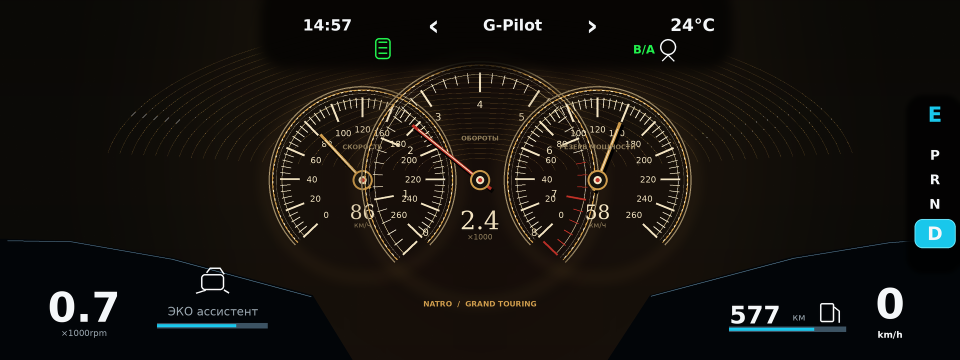
#> input picture docs/instrument-design/v2/a3-chronos-analog.png, 1920 x 720 px, given in place of 02-IMG_8113.jpeg, which was not available (shown at 1/2 size)
$ python composite_v2.py
#> lines starting #> are read from the running program, lines starting #| are printed output that depends on the picture; pictures that were not available may be replaced by others from this repository, and a replacement may not be noted
#!/usr/bin/env python3
"""Place V2 cluster concepts into the user's KX11 photo.

The permanent factory regions are cut out of the warped concept before compositing, so the
photograph's real G-Pilot strip, gear selector and lower telemetry wings remain untouched.
"""

from __future__ import annotations

from pathlib import Path

import numpy as np
from PIL import Image, ImageDraw, ImageEnhance, ImageFilter


ROOT = Path(__file__).resolve().parents[2]
GENERATED = ROOT / "docs" / "instrument-design" / "v2"
PHOTO = ROOT.parent / "upload" / "02-IMG_8113.jpeg"

# Screen glass corners in the supplied 1536×2048 photograph, clockwise from top-left.
SCREEN = [(101, 469), (1293, 540), (1263, 960), (93, 881)]
SOURCE = [(0, 0), (1920, 0), (1920, 720), (0, 720)]


def perspective_coefficients(destination, source):
    matrix = []
    target = []
    for (x, y), (u, v) in zip(destination, source):
        matrix.append([x, y, 1, 0, 0, 0, -u * x, -u * y])
        target.append(u)
        matrix.append([0, 0, 0, x, y, 1, -v * x, -v * y])
        target.append(v)
    return np.linalg.solve(np.asarray(matrix, dtype=float), np.asarray(target, dtype=float))


def cut_out_factory_regions(concept: Image.Image) -> Image.Image:
    alpha = Image.new("L", concept.size, 255)
    draw = ImageDraw.Draw(alpha)
    # Slightly oversized masks preserve the exact photographed pixels around each factory item.
    draw.rounded_rectangle((500, 0, 1495, 148), radius=42, fill=0)
    draw.rounded_rectangle((1795, 165, 1920, 560), radius=30, fill=0)
    # Preserve the factory readouts themselves, not the whole dark wing: the source photo was
    # taken while an Android confirmation dialog was open and its grey backing must disappear.
    draw.rounded_rectangle((20, 515, 292, 720), radius=22, fill=0)
    draw.rounded_rectangle((294, 518, 600, 704), radius=22, fill=0)
    draw.rounded_rectangle((1380, 525, 1708, 710), radius=22, fill=0)
    draw.rounded_rectangle((1702, 500, 1920, 720), radius=22, fill=0)
    # A very small feather hides perspective/photographic softness differences at the boundary.
    alpha = alpha.filter(ImageFilter.GaussianBlur(3))
    concept.putalpha(alpha)
    return concept


def composite(concept_path: Path, output_path: Path) -> None:
    photo = Image.open(PHOTO).convert("RGB")
#> photo is the input picture: PIL image 1920x720 RGB; mean R, G, B 22.5, 19.8, 15.5
    concept = Image.open(concept_path).convert("RGBA")
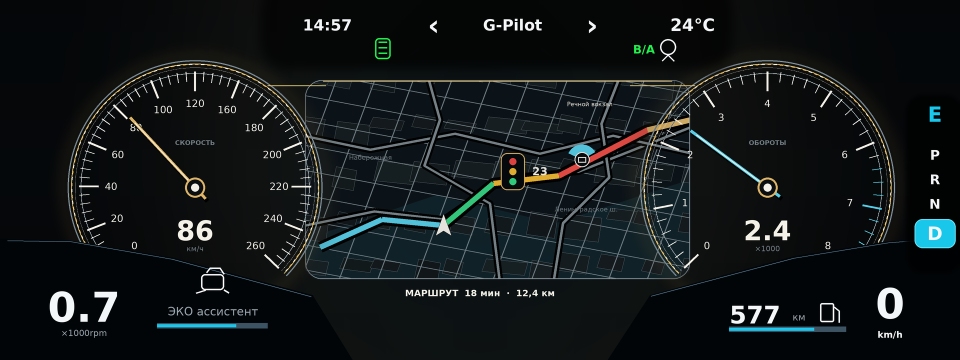
#> input picture docs/instrument-design/v2/a1-aurelia-analog.png, 1920 x 720 px (shown at 1/2 size)
    concept = cut_out_factory_regions(concept)
#> in cut_out_factory_regions, `alpha = Image.new("L", concept.size, 255)`: alpha: PIL image 1920x720 L; every value is 255
#> in cut_out_factory_regions, `alpha = alpha.filter(ImageFilter.GaussianBlur(3))`:
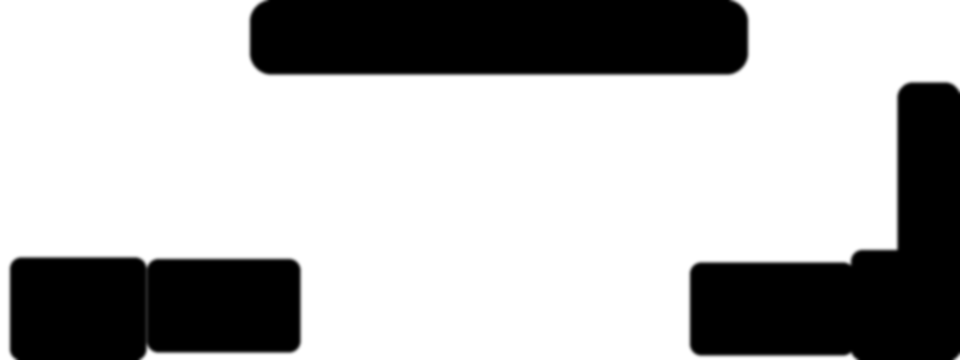
#> alpha: PIL image 1920x720 L (shown at 1/2 size); min 0, max 255, mean 179.7
#> in cut_out_factory_regions, `concept.putalpha(alpha)`:
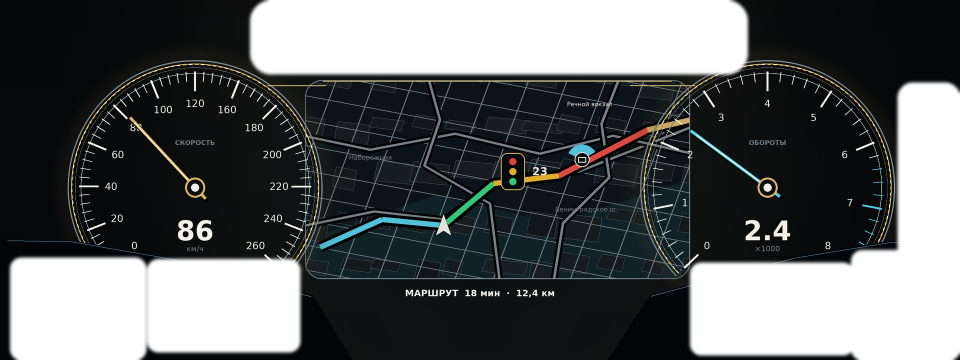
#> concept: PIL image 1920x720 RGBA (shown at 1/2 size); mean R, G, B, A 19.5, 24.3, 25.4, 179.7; transparent parts drawn white
    concept = ImageEnhance.Brightness(concept).enhance(.84)
    coeffs = perspective_coefficients(SCREEN, SOURCE)
    warped = concept.transform(photo.size, Image.Transform.PERSPECTIVE, coeffs,
                               Image.Resampling.BICUBIC, fillcolor=(0, 0, 0, 0))
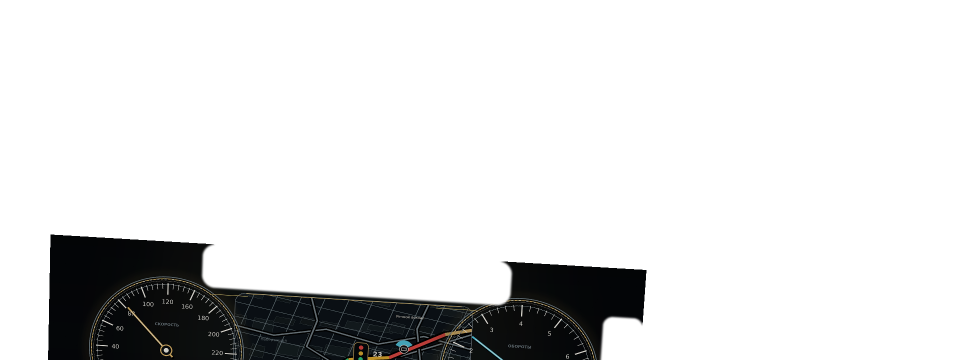
#> warped: PIL image 1920x720 RGBA (shown at 1/2 size); mean R, G, B, A 2.6, 2.9, 2.9, 36.2; transparent parts drawn white
    warped = warped.filter(ImageFilter.GaussianBlur(.22))
    output = Image.alpha_composite(photo.convert("RGBA"), warped).convert("RGB")
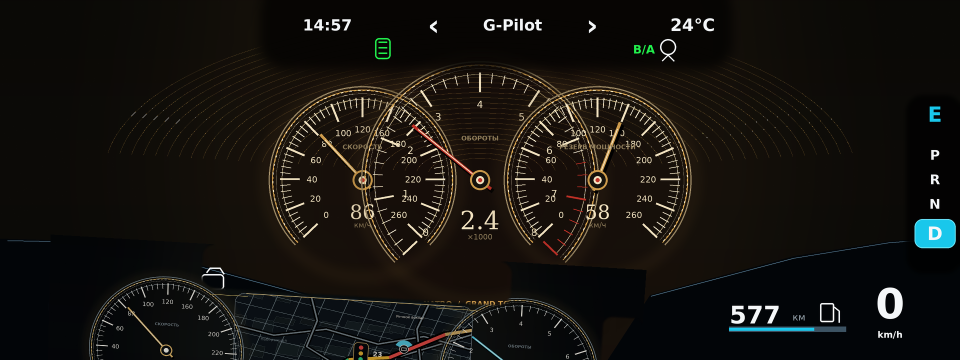
#> output: PIL image 1920x720 RGB (shown at 1/2 size); mean R, G, B 22.5, 20.1, 16.1
    output.save(output_path, quality=94, subsampling=0, optimize=True)


def main() -> None:
    selected = [
        "a1-aurelia-analog.png",
        "a2-velum-analog.png",
        "d1-nyx-digital.png",
        "d2-atlas-digital.png",
        "d3-serein-digital.png",
    ]
    for name in selected:
        composite(GENERATED / name, GENERATED / name.replace(".png", "-in-car.jpg"))
#> pass 2 of the loop in main, `for name in selected:`:
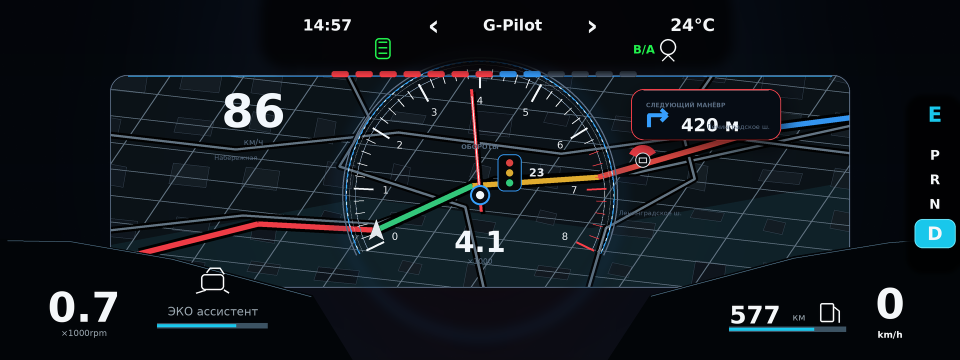
#> input picture docs/instrument-design/v2/a2-velum-analog.png, 1920 x 720 px (shown at 1/2 size)
#> in composite (call 2), `warped = concept.transform(photo.size, Image.Transform.PERSPECTIVE, co..`:
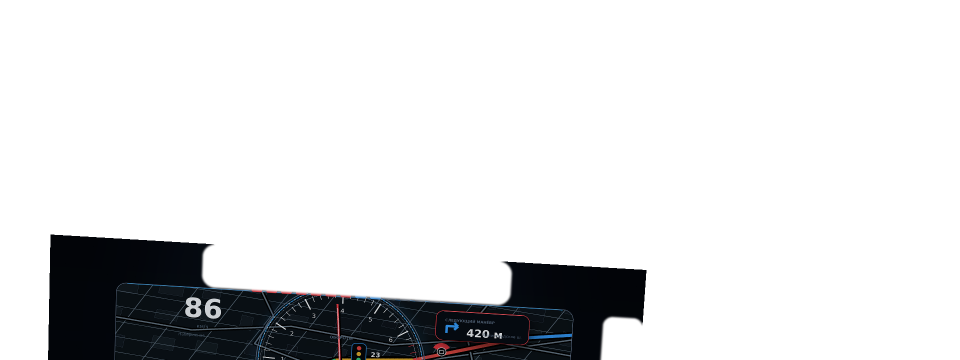
#> warped: PIL image 1920x720 RGBA (shown at 1/2 size); mean R, G, B, A 2.3, 2.8, 3.6, 36.2; transparent parts drawn white
#> in composite (call 2), `output = Image.alpha_composite(photo.convert("RGBA"), warped).convert(..`:
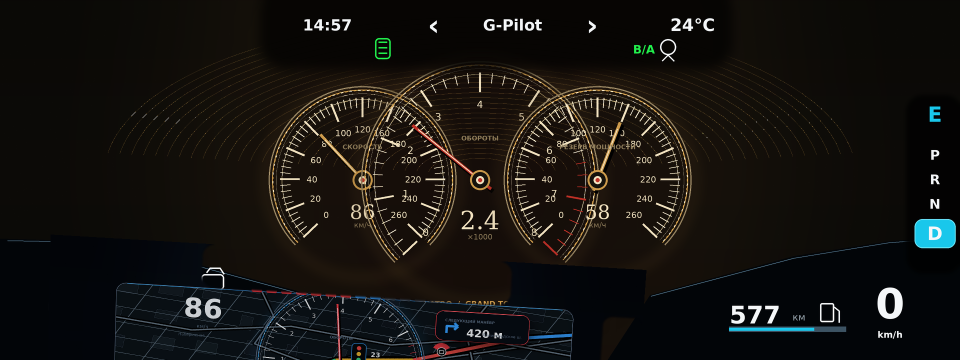
#> output: PIL image 1920x720 RGB (shown at 1/2 size); mean R, G, B 22.2, 20, 16.7
#> pass 3 of the loop in main, `for name in selected:`:
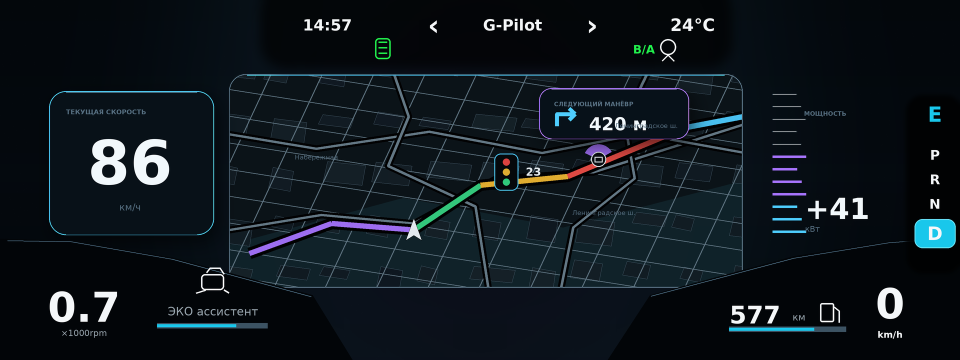
#> input picture docs/instrument-design/v2/d1-nyx-digital.png, 1920 x 720 px (shown at 1/2 size)
#> in composite (call 3), `warped = concept.transform(photo.size, Image.Transform.PERSPECTIVE, co..`:
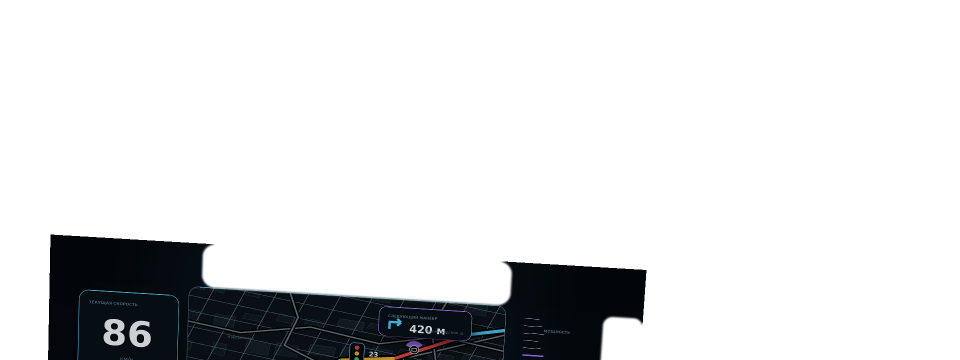
#> warped: PIL image 1920x720 RGBA (shown at 1/2 size); mean R, G, B, A 2, 2.9, 3.7, 36.2; transparent parts drawn white
#> in composite (call 3), `output = Image.alpha_composite(photo.convert("RGBA"), warped).convert(..`:
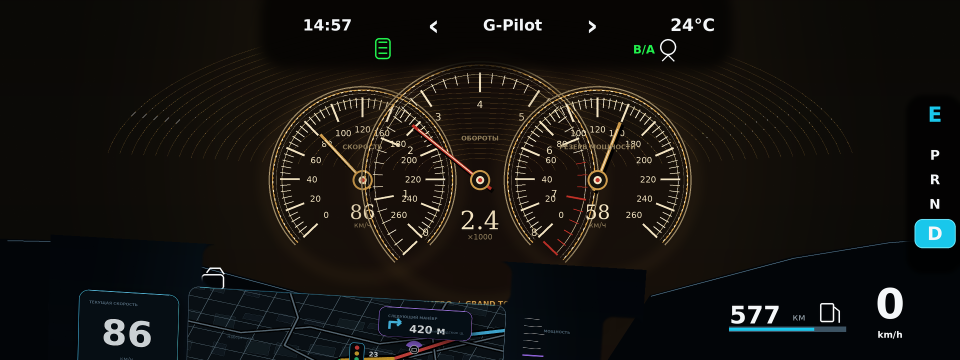
#> output: PIL image 1920x720 RGB (shown at 1/2 size); mean R, G, B 21.9, 20.1, 16.8
#> the loop made 5 passes; the first 3 are shown


if __name__ == "__main__":
    main()
